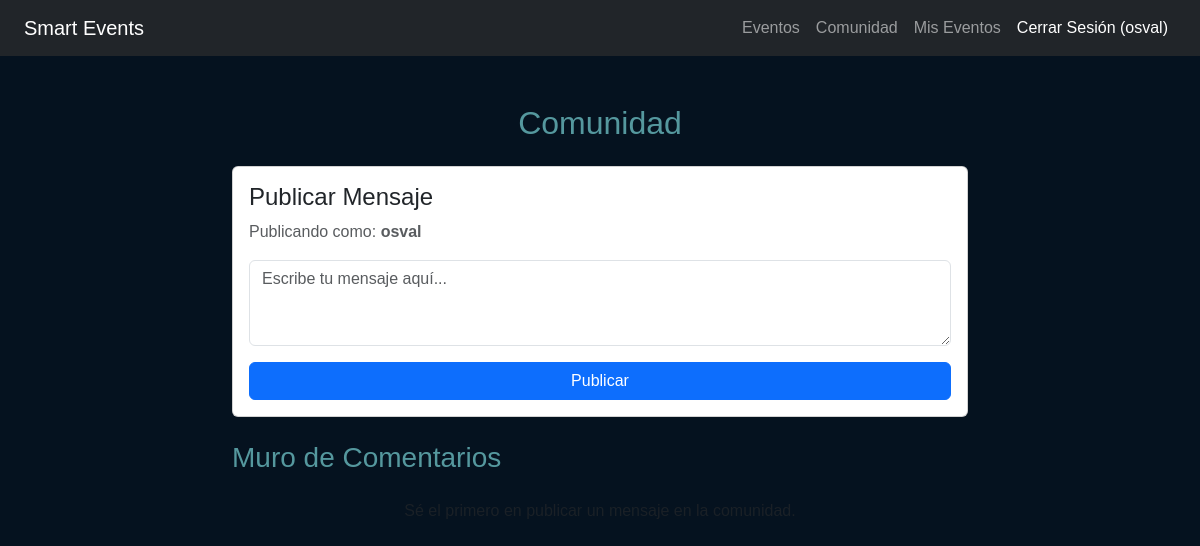
Before: /comunidad/ (signed in) with the older database file.
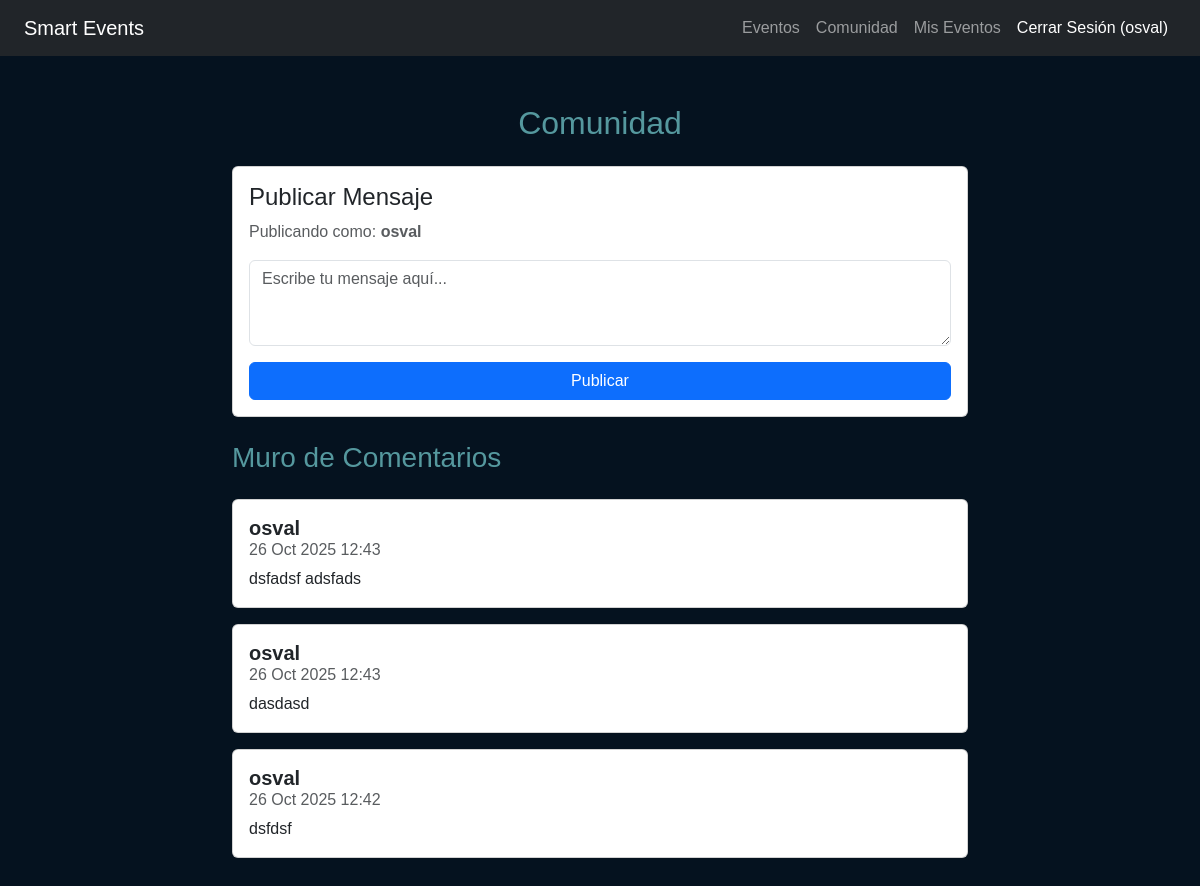
After: the same page with the newer database file.
### myapp/models.py (models this page shows, shortened)
class Comentario(models.Model):
    usuario = models.ForeignKey(User, on_delete=models.CASCADE)
    mensaje = models.TextField()
    fecha_publicacion = models.DateTimeField(default=now)
    class Meta:
        ordering = ['-fecha_publicacion']
        verbose_name_plural = "Comentarios"

### myapp/views.py (the view)
# urls.py: path('comunidad/', views.comunidad_view, name='comunidad'),
@login_required
def comunidad_view(request):
    comentarios = Comentario.objects.all()
    if request.method == 'POST':
        form = ComentarioForm(request.POST)
        if form.is_valid():
            nuevo_comentario = form.save(commit=False)
            nuevo_comentario.usuario = request.user
            nuevo_comentario.save()
            messages.success(request, 'Mensaje publicado con éxito.')
            return HttpResponseRedirect(reverse('comunidad'))
    else:
        form = ComentarioForm()
    context = {
        'comentarios': comentarios,
        'form': form
    }
    return render(request, 'myapp/comunidad.html', context)

### myapp/forms.py
class ComentarioForm(forms.ModelForm):
    class Meta:
        model = Comentario
        fields = ['mensaje']
        widgets = {
            'mensaje': forms.Textarea(attrs={'class': 'form-control', 'rows': 3, 'placeholder': 'Escribe tu mensaje aquí...'}),
        }

### myapp/templates/myapp/comunidad.html (shortened to what this page needs)
{% extends "myapp/base.html" %}
{% load static %}
{% block content %}
<main class="container py-5">
    <div class="row">
        <div class="col-md-8 mx-auto">
            <h2 class="text-center mb-4">Comunidad</h2>
            {% if user.is_authenticated %}
                <div class="card mb-4">
                    <div class="card-body">
                        <h4 class="card-title">Publicar Mensaje</h4>
                        <form method="POST" action="{% url 'comunidad' %}">
                            <p class="text-muted">Publicando como: <strong>{{ user.username }}</strong></p>
                            <div class="mb-3">
                                {{ form.mensaje }}
                            </div>
                            <button type="submit" class="btn btn-primary w-100">Publicar</button>
                        </form>
                    </div>
                </div>
            {% else %}
                <div class="alert alert-warning text-center">
                    <p class="mb-0">Debes <a href="{% url 'login' %}?next={% url 'comunidad' %}">Iniciar Sesión</a> para participar en la comunidad.</p>
                </div>
            {% endif %}
            <h3 class="mb-4">Muro de Comentarios</h3>
            <div id="muro-comentarios">
                {% for comentario in comentarios %}
                    <div class="card mb-3">
                        <div class="card-body">
                            <h5 class="card-title mb-1">
                                <strong>{{ comentario.usuario.username }}</strong>
                            </h5>
                            <h6 class="card-subtitle mb-2 text-muted">
                                {{ comentario.fecha_publicacion|date:"d M Y H:i" }}
                            </h6>
                            <p class="card-text">{{ comentario.mensaje|linebreaksbr }}</p>
                        </div>
                    </div>
                {% empty %}
                    <p class="text-muted text-center">Sé el primero en publicar un mensaje en la comunidad.</p>
                {% endfor %}
            </div>
        </div>
    </div>
</main>
{% endblock content %}

Changed rows visible on the page:
added Comentario: usuario.username "osval", fecha_publicacion "26 Oct 2025 12:43", mensaje "dsfadsf adsfads"
added Comentario: usuario.username "osval", fecha_publicacion "26 Oct 2025 12:43", mensaje "dasdasd"
added Comentario: usuario.username "osval", fecha_publicacion "26 Oct 2025 12:42", mensaje "dsfdsf"
